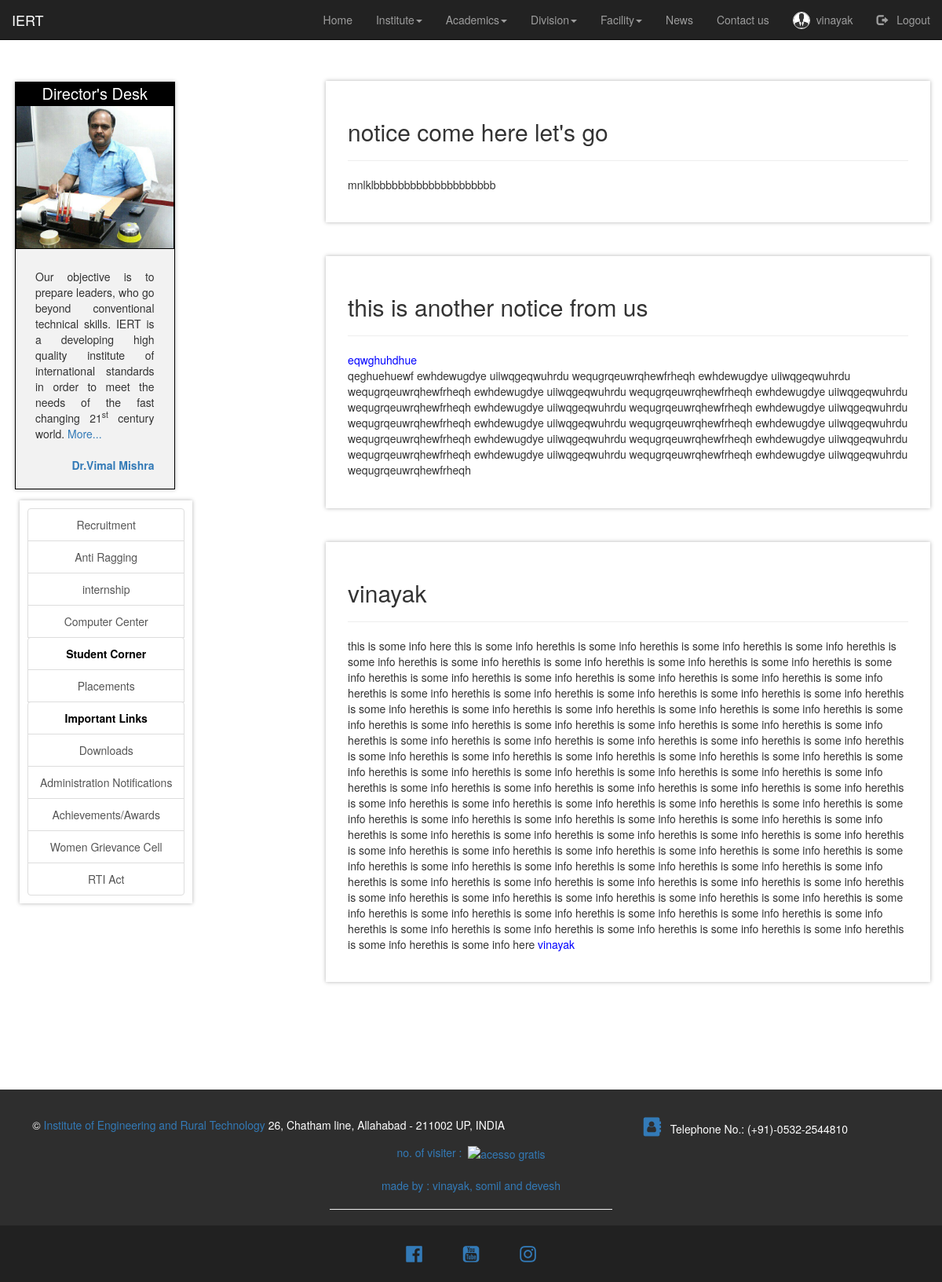
Screenshot of /extra_links/notice_board (signed in) with the database file from the repository.
### user/models.py (models this page shows, shortened)
class Profile(models.Model):
    user = models.OneToOneField(User, on_delete=models.CASCADE)
    image = models.ImageField(
        default="profile_pics/default.jpg", upload_to="profile_pics"
    )

### extra_links/models.py (models this page shows, shortened)
class notice_board(models.Model):
    topic = models.CharField(max_length=300)
    branch = models.CharField(
        max_length=100,
        choices=[
            ("all", "all"),
            ("Computer Science & Engineering", "Computer Science & Engineering"),
            ("Electronic Engineering", "Electronic Engineering"),
            (
                "Industrial & Production Engineering",
                "Industrial & Production Engineering",
            ),
            ("Electrical Engineering", "Electrical Engineering"),
            ("Civil Engineering", "Civil Engineering"),
            ("Mechanical Engineering", "Mechanical Engineering"),
            (
                "Instrumentation and Control Engineering",
                "Instrumentation and Control Engineering",
            ),
            ("Applied Science and Humanity", "Applied Science and Humanity"),
            ("Management", "Management"),
        ],
    )
    date = models.DateTimeField()
    info = models.TextField()

### extra_links/views.py (the view)
# urls.py: path("notice_board", views.notice_board_view, name="notice"),
def notice_board_view(request):
    nb = notice_board.objects.order_by("-date")
    page_details = {"nb": nb, "title": "Notice Board"}
    return render(request, "extra_links/notice_board.html", page_details)

### templates/extra_links/notice_board.html (shortened to what this page needs)
{% extends "home/index.html" %}
{% block start %}
<div class="col-md-8">
  {% for i in nb %}
<div class="box">
  <h2>{{i.topic}}</h2>
  <hr/>
  <p>{{i.info | safe}}</p>
</div>
<br/>
  {% endfor %}
</div>
{% endblock %}

### templates/home/index.html (shortened to what this page needs)
{% load static %}
{% load pwa %}
<!DOCTYPE html>
<html lang="en">
<head>
  <link rel="stylesheet" href="https://maxcdn.bootstrapcdn.com/bootstrap/3.3.7/css/bootstrap.min.css" />
    <link rel="stylesheet" href="https://cdnjs.cloudflare.com/ajax/libs/jquery-datetimepicker/2.5.20/jquery.datetimepicker.min.css" />
  <link rel="stylesheet" href="https://cdnjs.cloudflare.com/ajax/libs/font-awesome/4.7.0/css/font-awesome.min.css">
   <link rel="stylesheet" type="text/css" href="{% static "index.css" %}" />
</head>
<body class="container-fluid">
  <header class="row">
    <nav class="navbar navbar-inverse navbar-fixed-top">
      <div class="container-fluid">
        <div class="navbar-header">
          <a class="navbar-brand" class="styleheader" href="{% url "index" %}">IERT</a>
        </div>
        <div class="collapse navbar-collapse" id="mainNavBar">
          <ul class="nav navbar-nav navbar-right">
            <li ><a href="{% url "index" %}">Home</a></li>
            <li class="dropdown"><a class="dropdown-toggle" data-toggle="dropdown" href="#">Institute<span class="caret"></span></a>
            </li>
            <li class="dropdown"><a class="dropdown-toggle" data-toggle="dropdown" href="#">Academics<span class="caret"></span></a>
            </li>
            <li class="dropdown"><a class="dropdown-toggle" data-toggle="dropdown" href="#">Division<span class="caret"></span></a>
            </li>
            <li class="dropdown"><a class="dropdown-toggle" data-toggle="dropdown" href="#">Facility<span class="caret"></span></a>
          </li>
          <li><a href="{% url "news" %}">News</a></li>
          <li><a href="{% url "contact_us" %}">Contact us</a></li>
            {% if user.is_authenticated %}
            <li><a href="{% url "profile" %}"><img src="{{user.profile.image.url}}" style="height:2.2rem; width:2.2rem; float: left; border:1px solid #f2f2f2;" class="img-responsive img-circle"/> &nbsp; {{ user.get_username }}</a></li>
            <li><a href="{% url "logout" %}"><span class="glyphicon glyphicon-log-out"></span> &nbsp; Logout</a></li>
            {% else %}
            <li><a href="{% url "register" %}"><span class="glyphicon glyphicon-user"></span> &nbsp; Sign up</a></li>
            <li><a href="{% url "login" %}"><span class="glyphicon glyphicon-log-in"></span> &nbsp; Log in</a></li>
            {% endif %}
          </ul>
        </div>
      </div>
    </nav>
  </header>
  <div  id="contents" >
  <br/>
  <br/>
  <br/>
  <br/>
  {% block side %}
  <div class="row" >
    <div class="col-md-4">
      <br />
      <div class="dir">
        <div style="background: black;font-size: 20px; text-align: center;color:white; ">Director's Desk</div>
        <a target="_blank" href="https://www.iert.ac.in/img/director.jpg">
          <img src="{% static "home/img/director.jpg" %}" alt="image not found" width="300" height="200" class="img-responsive">
        </a>
        <div class="desc">
          <div style="text-align: justify; padding: 10px;">
            Our objective is to prepare leaders, who go beyond conventional
            technical skills. IERT is a developing high quality institute of
            international standards in order to meet the needs of the fast changing
            21<sup>st</sup> century world. <a href="{% url "desk" %}"> More...</a>
            <br />
            <br />
            <div style="float: right;">
              <a href="{% url "director" %}"><b>&nbsp;Dr.Vimal Mishra</b></a>
              <br />
              <br />
            </div>
          </div>
        </div>
      </div>
      <div class="sidebar" style="float:inherit; box-shadow: 0 0 5px rgba(0,0,0,0.3); text-align: center; color:black; padding: 10px; margin: 10px">
        <a class="list-group-item list-group-item-action" href="{% url 'recruitment' %}">Recruitment </a>
        <a class="list-group-item list-group-item-action" href="{% url 'anti_ragging' %}">Anti Ragging</a>
        <a class="list-group-item list-group-item-action" href="{% url 'internship' %}">internship</a>
        <a class="list-group-item list-group-item-action" href="{% url 'computer_center' %}">Computer Center</a>
        <details>
          <summary class="list-group-item list-group-item-action"><b>Student Corner</b></summary>
        </details>
        <a class="list-group-item list-group-item-action" href="{% url "placement" %}">Placements</a>
        <details>
          <summary class="list-group-item list-group-item-action"><b>Important Links</b></summary>
        </details>
        <a class="list-group-item list-group-item-action" href="{% url "download" %}">Downloads</a>
        <a class="list-group-item list-group-item-action " href="#">Administration Notifications</a>
        <a class="list-group-item list-group-item-action" href="{% url "Achievements" %}">Achievements/Awards</a>
        <a class="list-group-item list-group-item-action" href="{% url "Women_Grievance_Cell" %}">Women Grievance Cell</a>
        <a class="list-group-item list-group-item-action" href="{% url "rti" %}">RTI Act</a>
      </div>
    </div>
    <br/>
    {% endblock %}
    <div class="mobile_margin" style="margin-top: -4rem; min-height:100vh;">
    {% block start %}{% endblock %}
  </div>
  </div>
  </div>
{% block footer %}
<footer class="page-footer  special-color-dark  footer row" style="background-color:#2E2E2E; text-align: center; color: white; text-decoration:none;">
  <div class="container-fluid">
    <div class="row" style="padding-top:3%;" >
      <div class="col-md-7 mb-4">
        <p>&copy;<a href="#"> Institute of Engineering and Rural Technology</a> 26, Chatham line, Allahabad - 211002 UP, INDIA &nbsp;&nbsp;&nbsp;</p>
      </div>
      <div class="col-md-5 mb-4">
            <p> <a href="{% url "contact_us" %}"><i class="fa fa-address-book" style="font-size:24px"></i></a>&nbsp;&nbsp; Telephone No.: (+91)-0532-2544810 </p>
      </div>
    </div>
    <div class="row">
      <div align=center><a href='#'>no. of visiter :&nbsp;&nbsp;<img src='https://www.counter12.com/img-y0ww8WAbZbzWbZCc-50.gif' border='0' alt='acesso gratis'></a>
      </div>
    </div>
    <div class="row" style="text-align: center;">
      <br/>
        <a href="{% url "internship" %}" > made by : vinayak, somil and devesh</a>
      </div>
   <div class="row">
   <hr width="30%" align="center"/>
   <center style="background-color:#212121;">
    <a href="https://www.facebook.com/groups/483907021980974/"><i class="fa fa-facebook-official" style="font-size:24px; margin: 2%;"></i></a>
    <a href="#"><i class="fa fa-youtube-square" style="font-size:24px; margin: 2%;"></i></a>
    <a href="#"><i class="fa fa-instagram" style="font-size:24px; margin: 2%;"></i></a>
   </center>
 </div>
</div>
 </footer>
{% endblock %}
</body>
</html>

### home/static/index.css (style rules this page uses)
html, body { overflow-x: hidden; min-width: 100%; min-height: 100%; }
div .dir { margin: 4px; border: 1px solid black; float: left; background: #f2f2f2; box-shadow: 0 0 5px rgba(0, 0, 0, 0.3); width: 55%; display: block; }
div .dir img { width: 100%; border: 1px solid black; height: auto; }
div .desc { padding: 15px; text-align: center; }
footer { margin-top: 10%; min-width: 100%; position: relative; bottom: 0; }

### templates/extra_links/notice_board.html (style rules this page uses)
.box a { color:blue; }
.box { background: white; border: solid 5px white; box-shadow: 0 0 5px rgba(0, 0, 0, 0.3); cursor: pointer; overflow: hidden; margin-top: 3%; padding:3%; }

### rows the page displays
notice_board: topic "notice come here let's go", info "mnlklbbbbbbbbbbbbbbbbbbbb"
notice_board: topic "this is another notice from us", info "eqwghuhdhue qeghuehuewf ewhdewugdye uiiwqgeqwuhrdu wequgrqeuwrqhewfrheqh ewhdewugdye uiiwqgeqwuhrdu wequgrqeuwrqhewfrheqh ewhdewugdye uiiwqgeqwuhrdu wequgrqeuwrqhewfrheqh ewhdewugdye uiiwqgeqwuhrdu wequgrqeuwrqhewfrheqh ewhdewugdye uiiwqgeqwuhrdu wequgrqeuwrqhewfrheqh ewhdewugdye uiiwqgeqwuhrdu wequgrqeuwrqhewfrheqh ewhdewugdye uiiwqgeqwuhrdu wequgrqeuwrqhewfrheqh ewhdewugdye uiiwqgeqwuhrdu wequgrqeuwrqhewfrheqh ewhdewugdye uiiwqgeqwuhrdu wequgrqeuwrqhewfrheqh ewhdewugdye uiiwqgeqwuhrdu wequgrqeuwrqhewfrheqh ewhdewugdye uiiwqgeqwuhrdu wequgrqeuwrqhewfrheqh ewhdewugdye uiiwqgeqwuhrdu wequgrqeuwrqhewfrheqh"
notice_board: topic "vinayak", info "this is some info here this is some info herethis is some info herethis is some info herethis is some info herethis is some info herethis is some info herethis is some info herethis is some info herethis is some info herethis is some info herethis is some info herethis is some info herethis is some info herethis is some info herethis is some info herethis is some info herethis is some info herethis is some info herethis is some info herethis is some info herethis is some info herethis is some info herethis is some info herethis is some info herethis is some info herethis is some info herethis is some info herethis is some info herethis is some info herethis is some info herethis is some…"

### other values shown
{{ user.get_username }} "vinayak"
